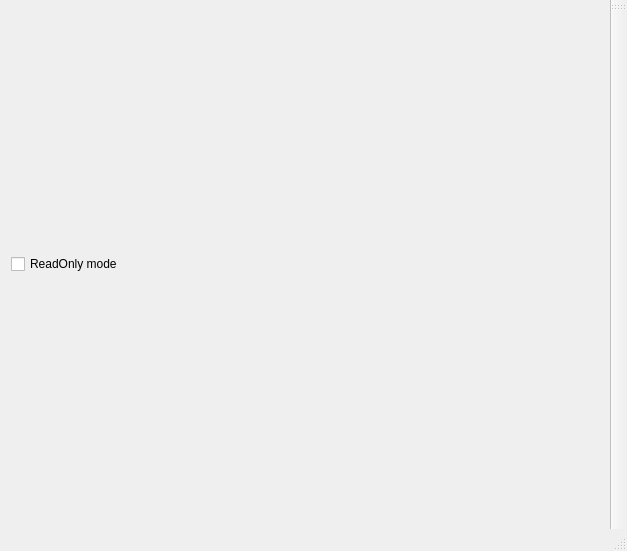
<?xml version="1.0" encoding="UTF-8"?>
<ui version="4.0">
 <class>TextEditor</class>
 <widget class="QMainWindow" name="TextEditor">
  <property name="geometry">
   <rect>
    <x>0</x>
    <y>0</y>
    <width>627</width>
    <height>551</height>
   </rect>
  </property>
  <property name="windowTitle">
   <string>TextEditor</string>
  </property>
  <widget class="QWidget" name="centralWidget">
   <layout class="QGridLayout" name="gridLayout">
    <item row="2" column="0" colspan="2">
     <widget class="QCheckBox" name="checkBoxReadOnly">
      <property name="text">
       <string>ReadOnly mode</string>
      </property>
     </widget>
    </item>
    <item row="0" column="0" colspan="2">
     <layout class="QGridLayout" name="gridLayoutMdiArea"/>
    </item>
   </layout>
  </widget>
  <widget class="QMenuBar" name="menuBar">
   <property name="geometry">
    <rect>
     <x>0</x>
     <y>0</y>
     <width>627</width>
     <height>21</height>
    </rect>
   </property>
  </widget>
  <widget class="QToolBar" name="mainToolBar">
   <attribute name="toolBarArea">
    <enum>RightToolBarArea</enum>
   </attribute>
   <attribute name="toolBarBreak">
    <bool>false</bool>
   </attribute>
  </widget>
  <widget class="QStatusBar" name="statusBar"/>
 </widget>
 <layoutdefault spacing="6" margin="11"/>
 <resources/>
 <connections/>
</ui>
